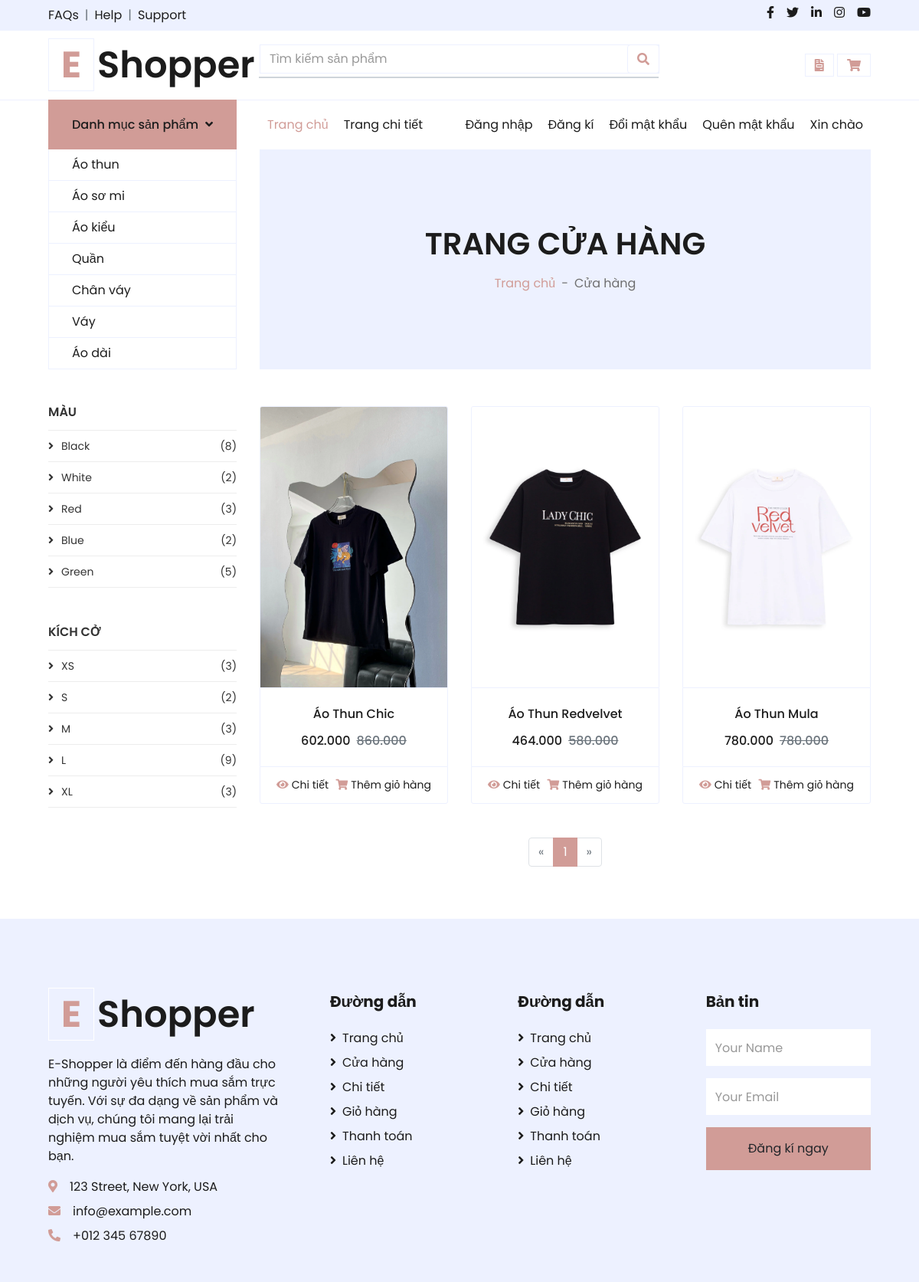
Screenshot of /index.php?controller=shop&action=show&idCatalog=1 with the database file from the repository.
### tables this page shows
CREATE TABLE `category` (
  `id` int(11) NOT NULL,
  `name` varchar(255) NOT NULL,
  `slug` varchar(255) DEFAULT NULL,
  `img_chinh` varchar(255) DEFAULT NULL
);

CREATE TABLE `color` (
  `id` int(11) NOT NULL,
  `color` varchar(255) NOT NULL
);

CREATE TABLE `size` (
  `id` int(11) NOT NULL,
  `size` varchar(10) NOT NULL DEFAULT 'XS'
);

CREATE TABLE `ctproduct` (
  `idproduct` int(11) NOT NULL,
  `idcolor` int(11) NOT NULL,
  `idsize` int(11) NOT NULL,
  `price` int(11) DEFAULT NULL,
  `soluongton` int(11) DEFAULT NULL,
  `image` varchar(255) DEFAULT NULL,
  `giamgia` int(11) DEFAULT NULL
);

CREATE TABLE `product` (
  `id` int(11) NOT NULL,
  `name` varchar(255) NOT NULL,
  `id_category` int(11) NOT NULL,
  `dacbiet` bit(3) NOT NULL DEFAULT b'0',
  `luotxem` int(11) NOT NULL DEFAULT 0,
  `ngaylap` date NOT NULL,
  `mota` text NOT NULL,
  `chitiet` text NOT NULL
);

### Views/frontend/shops/index.php (the view, shortened to what the rows shown need)
<?php
    function renderCountColor($count,$link='idColor'){
        $str='';
        if (is_array($count) && !empty($count)) {
            foreach ($count as $item) {
                extract($item);
                $str.='<li><a href="index.php?controller=shop&action=show&'.$link.'='.$id.'"><i class="fa fa-angle-right"></i>'.$name.' <span class="vu_count">('.$total.')</span></a></li>';
            }
        }
        return $str;
    }
    function renderProduct($product){
        $str='';
        if (is_array($product) && !empty($product)) {
            foreach ($product as $item) {
                extract($item);
                $salePrice=($price*(100-$giamgia))/100;
                $formattedSalePrice = number_format($salePrice, 0, ',', '.');
                $formattedPrice = number_format($price, 0, ',', '.');
                $str.=' <div class="col-lg-4 col-md-6 col-sm-12 pb-1">
                <div class="card product-item border-0 mb-4">
                    <div class="card-header product-img position-relative overflow-hidden bg-transparent border p-0">
                        <img class="img-fluid w-100" src="asset/img/'.$image.'" alt="">
                    </div>
                    <div class="card-body border-left border-right text-center p-0 pt-4 pb-3">
                        <h6 class="text-truncate mb-3">'.$name.'</h6>
                        <div class="d-flex justify-content-center">
                            <h6>'.$formattedSalePrice.'</h6><h6 class="text-muted ml-2"><del>'.$formattedPrice.'</del></h6>
                        </div>
                    </div>
                    <div class="card-footer d-flex justify-content-between bg-light border">
                        <a href="index.php?controller=detail&id='.$id.'" class="btn btn-sm text-dark p-0"><i class="fas fa-eye text-primary mr-1"></i>Chi tiết</a>
                        <a href="index.php?controller=cart&action=store&id='.$id.'&idColor='.$idColor.'&idSize='.$idSize.'" class="btn btn-sm text-dark p-0"><i class="fas fa-shopping-cart text-primary mr-1"></i>Thêm giỏ hàng</a>
                    </div>
                </div>
            </div>';
            }
        }else{
            $str="Hiện tại chưa có sản phẩm";
        }
        return $str;
    }
?>
<div class="container-fluid bg-secondary mb-5">
    <div class="d-flex flex-column align-items-center justify-content-center" style="min-height: 287px">
        <h1 class="font-weight-semi-bold text-uppercase mb-3">Trang cửa hàng</h1>
    </div>
</div>
</div>
<div class="container-fluid">
    <div class="row">
        <div class="col-lg-3 col-md-12">
            <div class="vu_common-sidebar-widget">
                <ul class="vu_sidebar-list">
                    <?php
                            $kqRenderCountColor=renderCountColor($countColor);
                            echo $kqRenderCountColor;
                            ?>
                </ul>
            </div>
            <div class="vu_common-sidebar-widget">
                <ul class="vu_sidebar-list">
                    <?php
                            $temp='idSize';
                            $kqRenderCountSize=renderCountColor($countSize,$temp);
                            echo $kqRenderCountSize;
                            ?>
                </ul>
            </div>
        </div>
        <div class="col-lg-9 col-md-12">
            <div class="row pb-3">
                <?php
                   $kqProduct=renderProduct($product);
                   echo $kqProduct;
                   ?>
            </div>
        </div>
    </div>
</div>
</div>
</div>

### Views/frontend/partitions/header.php (shortened to what the rows shown need)
<?php
function renderCategory($categorys)
{
    if (is_array($categorys) && !empty($categorys)) {
        $str = '';
        foreach ($categorys as $item) {
            extract($item);
            $str .= '<a href="index.php?controller=shop&action=show&idCatalog=' . $id . '" class="nav-item nav-link">' . $name . '</a>';
        }
        return $str;
    } else {
        throw new Exception("Error Processing Request", 1);
    }
}
?>
<!DOCTYPE html>
<html lang="en">
<head>
    <link href="https://cdnjs.cloudflare.com/ajax/libs/font-awesome/5.10.0/css/all.min.css" rel="stylesheet">
    <link href="asset/lib/owlcarousel/assets/owl.carousel.min.css" rel="stylesheet">
    <link rel="stylesheet" href="https://cdnjs.cloudflare.com/ajax/libs/twitter-bootstrap/5.1.0/css/bootstrap.min.css">
    <link href="asset/css/style.css" rel="stylesheet">
</head>
<body>
    <div class="container-fluid">
        <div class="row align-items-center py-3 px-xl-5">
            <div class="col-lg-3 d-none d-lg-block">
                <a href="index.php" class="text-decoration-none">
                    <h1 class="m-0 display-5 font-weight-semi-bold"><span
                            class="text-primary font-weight-bold border px-3 mr-1">E</span>Shopper</h1>
                </a>
            </div>
        </div>
    </div>
    <div class="container-fluid mb-5">
        <div class="row border-top px-xl-5">
            <div class="col-lg-3 d-none d-lg-block">
                <nav class="collapse show navbar navbar-vertical navbar-light align-items-start p-0 border border-top-0 border-bottom-0"
                    id="navbar-vertical">
                    <div class="navbar-nav w-100 overflow-hidden" style="height: 287px">
                        <?php
                        $kq = renderCategory($categorys);
                        echo $kq;
                        ?>
                    </div>
                </nav>
            </div>
            <div class="col-lg-9">

### rows the page displays
category: name "Áo thun"
category: name "Áo sơ mi"
category: name "Áo kiểu"
category: name "Quần"
category: name "Chân váy"
category: name "Váy"
category: name "Áo dài"
color: color "Black", total "8"
color: color "White", total "2"
color: color "Red", total "3"
color: color "Blue", total "2"
color: color "Green", total "5"
size: size "XS", total "3"
size: size "S", total "2"
size: size "M", total "3"
size: size "L", total "9"
size: size "XL", total "3"
ctproduct: image (picture), idproduct.name "Áo Thun Chic", formattedSalePrice "602.000", price "860.000"
ctproduct: image (picture), idproduct.name "Áo Thun Redvelvet", formattedSalePrice "464.000", price "580.000"
ctproduct: image (picture), idproduct.name "Áo Thun Mula", formattedSalePrice "780.000", price "780.000"
